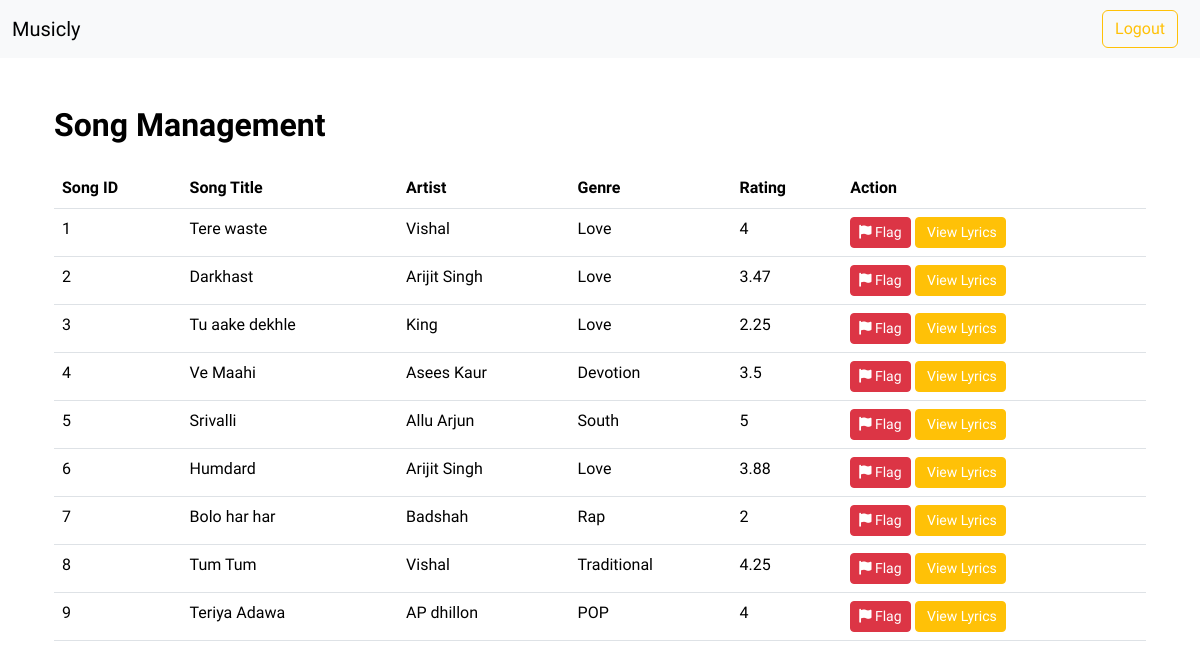
The page /adminHome/manageSongs (signed in) on the database as committed earlier.
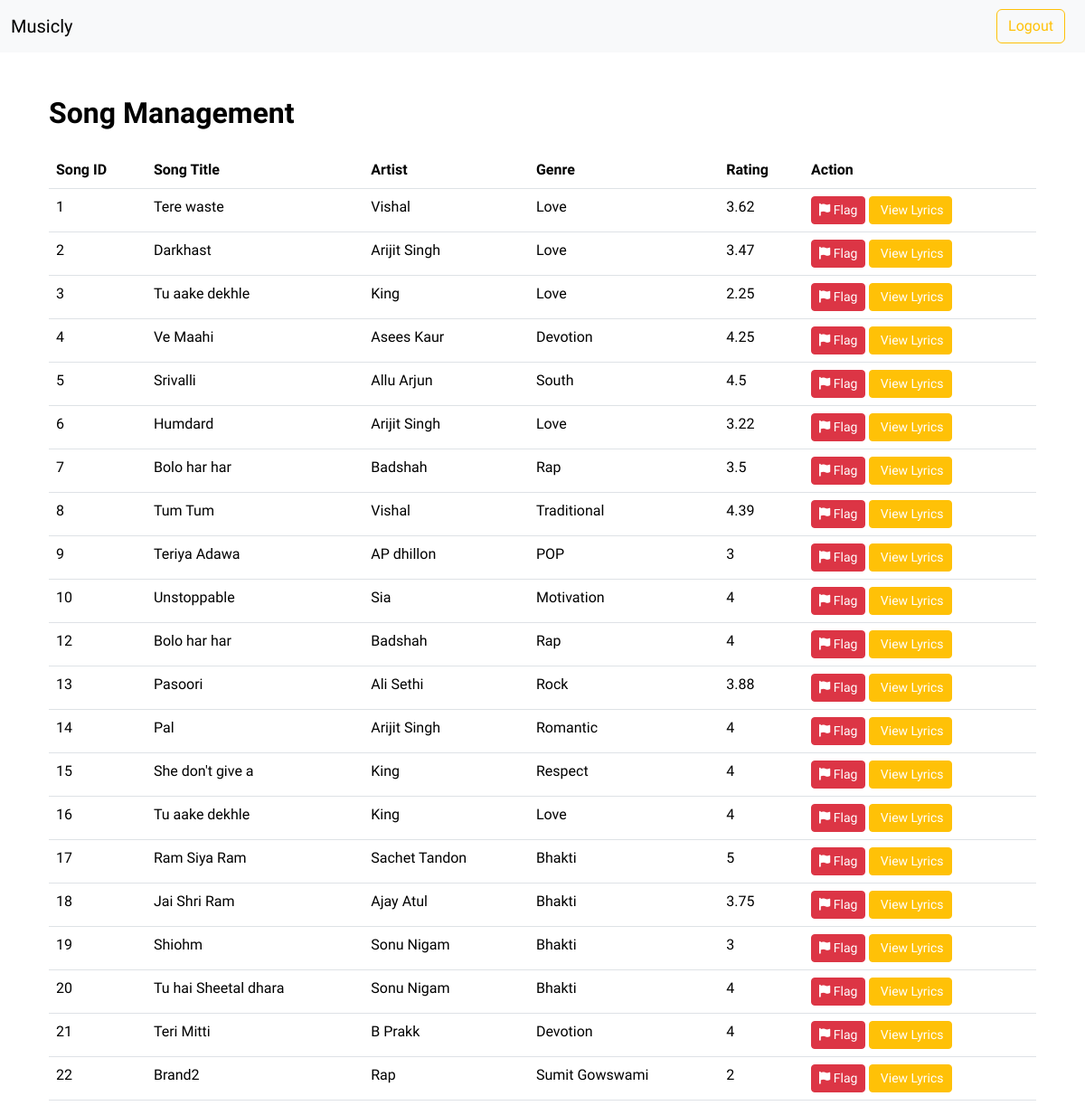
The same page on the database as committed later.
### models.py (models this page shows)
class Songs(db.Model):
    __tablename__ = 'Songs'
    id = db.Column(db.Integer, primary_key = True)
    name = db.Column(db.String(120), nullable=False)
    artist = db.Column(db.String(32))
    lyrics = db.Column(db.String(1024), nullable = False)
    rating = db.Column(db.Integer, nullable = False, default=0)
    genre = db.Column(db.String(26), nullable=False)
    filename = db.Column(db.String(255), nullable=False)
    imagepath = db.Column(db.String(255), nullable=False)
    album_id = db.Column(db.Integer, db.ForeignKey('Album.id'), nullable = False)
    CreatorId = db.Column(db.Integer, db.ForeignKey('User.id'), nullable = False)

### routes.py (the view)
@app.route('/adminHome/manageSongs')
@auth_required
@admin_auth_required
def manageSongs():
    songs = db.session.query(Songs).all()
    return render_template("manageSongs.html", songs = songs, user = User.query.get(session["user_id"]), need = True)

### routes.py (called while the page is built)
def auth_required(func):
    @wraps(func)
    def inner(*args, **kwargs):
        if "user_id" not in session:
            flash("Login required.", 'danger')
            return redirect(url_for("login"))
        return func(*args, **kwargs)
    return inner

def admin_auth_required(func):
    @wraps(func)
    def inner(*args, **kwargs):
        user = User.query.get(session.get("user_id"))
        if user.role == "admin":
            return func(*args, **kwargs)
        else:
            flash("Logged out ! You are not an Admin.", "danger")
            return redirect(url_for("logout"))
    return inner

### templates/manageSongs.html (shortened to what this page needs)
{% extends 'layout.html' %}
{% block content %}
<body>
<div class="container mt-5">
    <h2><strong>Song Management</strong></h2>
    <table class="table mt-4">
      <thead>
        <tr>
          <th>Song ID</th>
          <th>Song Title</th>
          <th>Artist</th>
          <th>Genre</th>
          <th>Rating</th>
          <th>Action</th>
        </tr>
      </thead>
      <tbody>
        {% for song in songs %}
        <tr>
          <td>{{song.id}}</td>
          <td>{{song.name}}</td>
          <td>{{song.artist}}</td>
          <td>{{song.genre}}</td>
          <td>{{song.rating}}</td>
          <td>
            <form>
              <button type="submit" class="btn btn-danger btn-sm"><i class="fas fa-flag"></i><a href="manageSongs/{{'flag'}}/{{song.id}}"> Flag</a></button>
              <button type="submit" class="btn btn-warning btn-sm"><a href="manageSongs/{{'lyrics'}}/{{song.id}}"> View Lyrics</a></button>
            </form>
          </td>
        </tr>
        {% endfor %}
      </tbody>
    </table>
  </div>
{% endblock %}

Rows that differ between the two databases and show on the page:
changed Songs "Tere waste": rating "4" → "3.62"
changed Songs "Ve Maahi": rating "3.5" → "4.25"
changed Songs "Srivalli": rating "5" → "4.5"
changed Songs "Humdard": rating "3.88" → "3.22"
changed Songs id 7: rating "2" → "3.5"
changed Songs "Tum Tum": rating "4.25" → "4.39"
changed Songs "Teriya Adawa": rating "4" → "3"
added Songs: id "10", name "Unstoppable", artist "Sia", genre "Motivation", rating "4"
added Songs: id "12", name "Bolo har har", artist "Badshah", genre "Rap", rating "4"
added Songs: id "13", name "Pasoori", artist "Ali Sethi", genre "Rock", rating "3.88"
added Songs: id "14", name "Pal", artist "Arijit Singh", genre "Romantic", rating "4"
added Songs: id "15", name "She don't give a", artist "King", genre "Respect", rating "4"
added Songs: id "16", name "Tu aake dekhle", artist "King", genre "Love", rating "4"
added Songs: id "17", name "Ram Siya Ram", artist "Sachet Tandon", genre "Bhakti", rating "5"
added Songs: id "18", name "Jai Shri Ram", artist "Ajay Atul", genre "Bhakti", rating "3.75"
added Songs: id "19", name "Shiohm", artist "Sonu Nigam", genre "Bhakti", rating "3"
added Songs: id "20", name "Tu hai Sheetal dhara", artist "Sonu Nigam", genre "Bhakti", rating "4"
added Songs: id "21", name "Teri Mitti", artist "B Prakk", genre "Devotion", rating "4"
added Songs: id "22", name "Brand2", artist "Rap", genre "Sumit Gowswami", rating "2"
